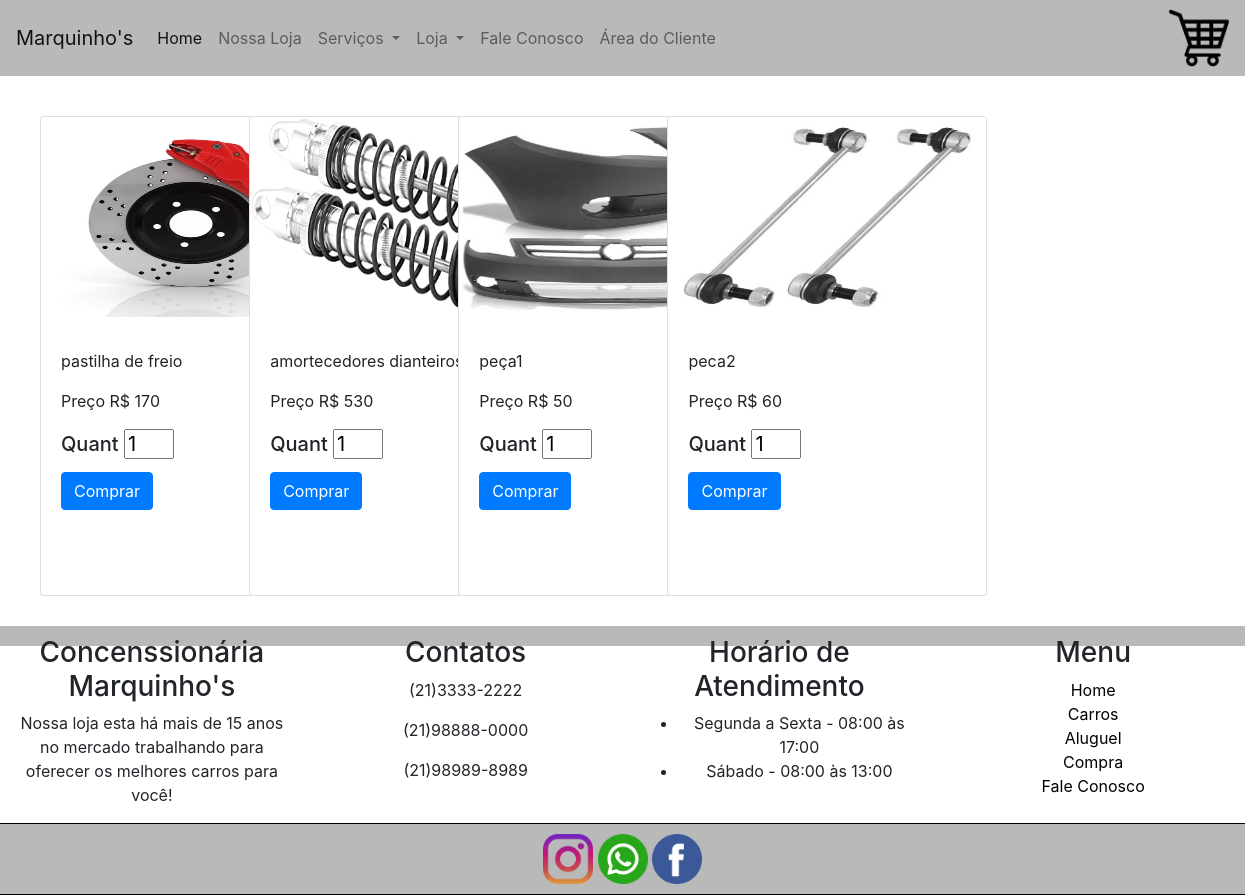
/pecas.php, run on the app's committed database.
### tables this page shows
CREATE TABLE `peca` (
  `codigopeca` int(11) NOT NULL,
  `nome` varchar(60) NOT NULL,
  `marca` varchar(40) NOT NULL,
  `modeloano` varchar(250) NOT NULL,
  `quantidade` int(11) NOT NULL,
  `preco` double NOT NULL,
  `foto` varchar(255) NOT NULL
);

### pecas.php (the view, shortened to what this page needs)
<?php
    require_once 'head.php';
    require_once 'menu.php';
    require_once 'conexao.php';
    $sql = "SELECT * from peca";
    $resultado = $conn->prepare($sql);
    $resultado -> execute();
    if(($resultado) and ($resultado->rowCount()!=0)){
 ?>
<div class="container-fluid pecas">
  <div class="row">
    <?php
    while ($linha = $resultado->fetch(PDO::FETCH_ASSOC)){
    extract($linha);
    ?>
    <div class="col-md-2 ">
      <div class="card">
        <img class="card-img-top" src="<?php echo $foto;?>" alt="Imagem de capa do card">
          <div class="card-body">
          <p class="card-text"><?php echo $nome;?></p>
          <p>Preço R$ <?php echo $preco;?></p>
          <form action="carrinho.php" method="post">
            <h5><label>Quant</label>
            <input type="number" name="quantcomprada" value="1"
            style=width:50px;></h5>
          <input type="submit" class="btn btn-primary" value="Comprar">
          </form>
          </div>
      </div>
    </div>
<?php
  }
}
?>
  </div>
</div>
<?php
require_once 'footer.php';
?>

### head.php (shortened to what this page needs)
<!DOCTYPE html>
<html lang="pt-br">
  <head>
    <link rel="stylesheet" href="https://stackpath.bootstrapcdn.com/bootstrap/4.1.3/css/bootstrap.min.css">
    <link rel="stylesheet" href="style.css">
    <link rel="stylesheet" href="pecas.css">
    <link rel="stylesheet" href="peca.css">
  </head>
  <body>

### menu.php (shortened to what this page needs)
<nav class="navbar navbar-expand-lg navbar-light  menu">
       <a class="navbar-brand" href="index.php">Marquinho's</a>
      <div class="collapse navbar-collapse" id="conteudoNavbarSuportado">
           <ul class="navbar-nav mr-auto">
               <li class="nav-item active">
                      <a class="nav-link" href="index.php">Home <span class="sr-only">(página atual)</span></a>
              </li>
              <li class="nav-item">
                     <a class="nav-link" href="pecas.php">Nossa Loja</a>
              </li>
             <li class="nav-item dropdown">
                    <a class="nav-link dropdown-toggle" href="#" id="navbarDropdown" role="button" data-toggle="dropdown" aria-haspopup="true" aria-expanded="false">
                     Serviços
                    </a>
             </li>
             <li class="nav-item dropdown">
                    <a class="nav-link dropdown-toggle" href="#" id="navbarDropdown" role="button" data-toggle="dropdown" aria-haspopup="true" aria-expanded="false">
                     Loja
                    </a>
             </li>
             <li class="nav-item">
                    <a class="nav-link" href="faleconosco.php">Fale Conosco</a>
             </li>
             <li class="nav-item">
                    <a class="nav-link" href="login.php">Área do Cliente</a>
             </li>
           </ul>
              <form class="form-inline my-2 my-lg-0">
                     <a href="frmcarrinho.php">
                     <img src="imagens/carrinho.png" style=width:60px;height:60px;>
                     </a>
                  </form>
       </div>
     </nav>

### footer.php (shortened to what this page needs)
<div class="container-fluid footer">
        <div class="row text-center" >
            <div class="col-md-3">
              <h3>Concenssionária Marquinho's </h3>
              <p>Nossa loja esta há mais de 15 anos no mercado trabalhando para oferecer os melhores carros para você! </p>
            </div>
            <div class="col-md-3">
              <h3>Contatos</h3>
              <p>(21)3333-2222</p>
              <p>(21)98888-0000</p>
              <p>(21)98989-8989</p>
            </div>
            <div class="col-md-3">
              <h3>Horário de Atendimento</h3>
              <ul>
                <li>Segunda a Sexta - 08:00 às 17:00</li>
                <li>Sábado - 08:00 às 13:00</li>
              </ul>
            </div>
            <div class="col-md-3">
              <h3>Menu</h3>
              <ul class="navbar-nav mr-auto menu2">
                <li class="nav-item active">
                  <a class="nav-link" href="#">Home <span class="sr-only">(página atual)</span></a>
                </li>
                <li class="nav-item">
                  <a class="nav-link" href="#">Carros</a>
                </li>
                <li class="nav-item">
                  <a class="nav-link" href="#">Aluguel</a>
                </li>
                <li class="nav-item">
                  <a class="nav-link" href="#">Compra</a>
                </li>
                <li class="nav-item">
                  <a class="nav-link" href="#">Fale Conosco</a>
                </li>
              </ul>
            </div>
        </div>
        <div class="row text-center sociais">
          <div class="col-md-12">
            <a href="#"><img src="imagens/insta.png"></a>
            <a href="#"><img src="imagens/whats.png"></a>
            <a href="#"><img src="imagens/face.png"></a>
          </div>
        </div>
</div>
    <link rel="stylesheet" href="style.css">
  </body>
</html>

### style.css (style rules this page uses)
.sociais img { height:50px; width:50px; }
.sociais { background-color: rgb(185, 185, 185); padding:10px; border: 1px solid #000; }
.footer { background-color: rgb(185, 185, 185); height: 1px; padding: 10px; }
.menu2 a { color:black; padding: 0px; }
.menu { background-color: rgb(185, 185, 185); }

### pecas.css (style rules this page uses)
.pecas img { height:200px; }
.pecas { margin: 30px; padding-right: 10px; padding-left: 10px; padding-top: 10px; }
.card { width:20rem; height:30rem; }

### data on the page
peca: foto (picture), nome "pastilha de freio", preco "170"
peca: foto (picture), nome "amortecedores dianteiros par", preco "530"
peca: foto (picture), nome "peça1", preco "50"
peca: foto (picture), nome "peca2", preco "60"
